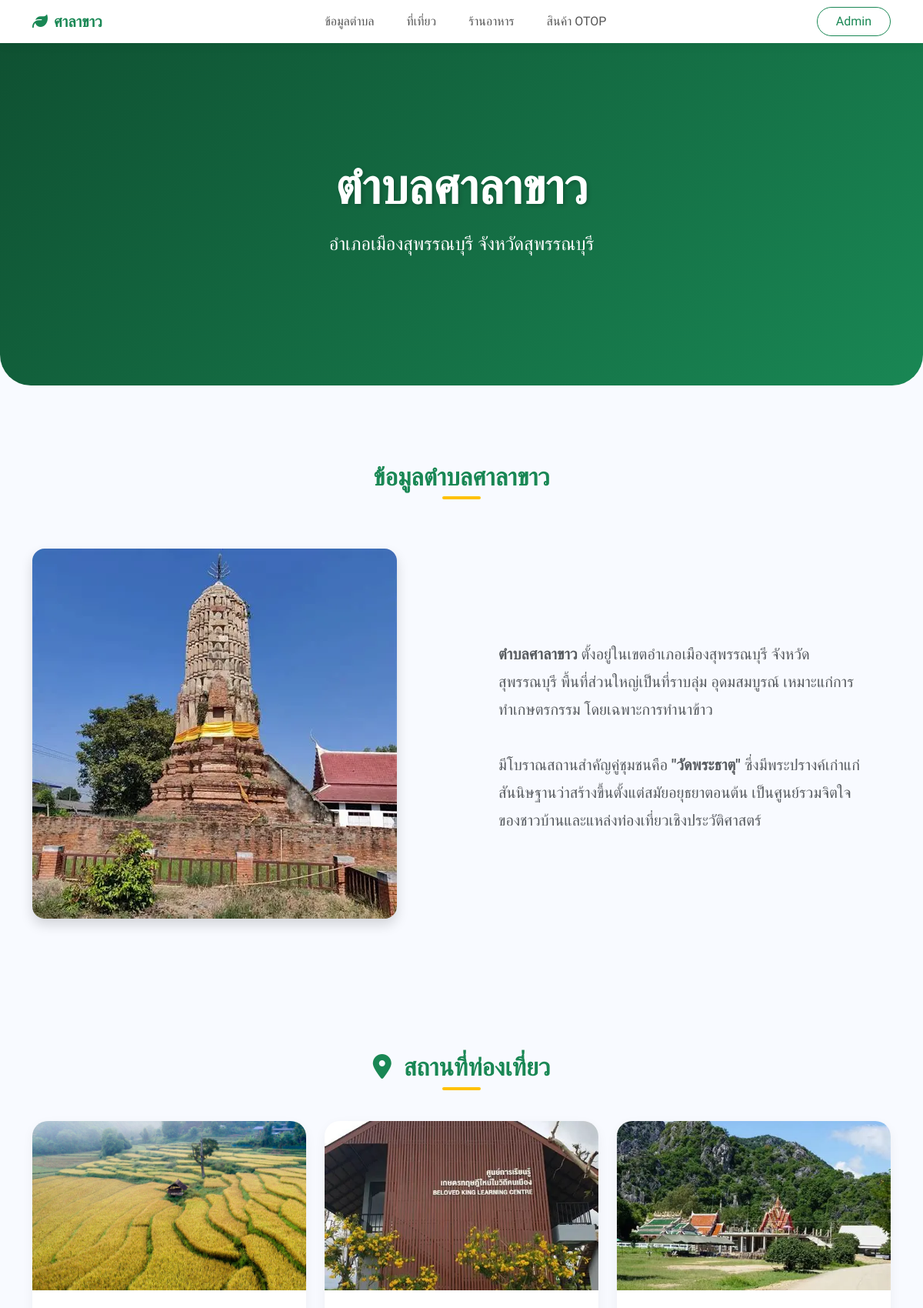
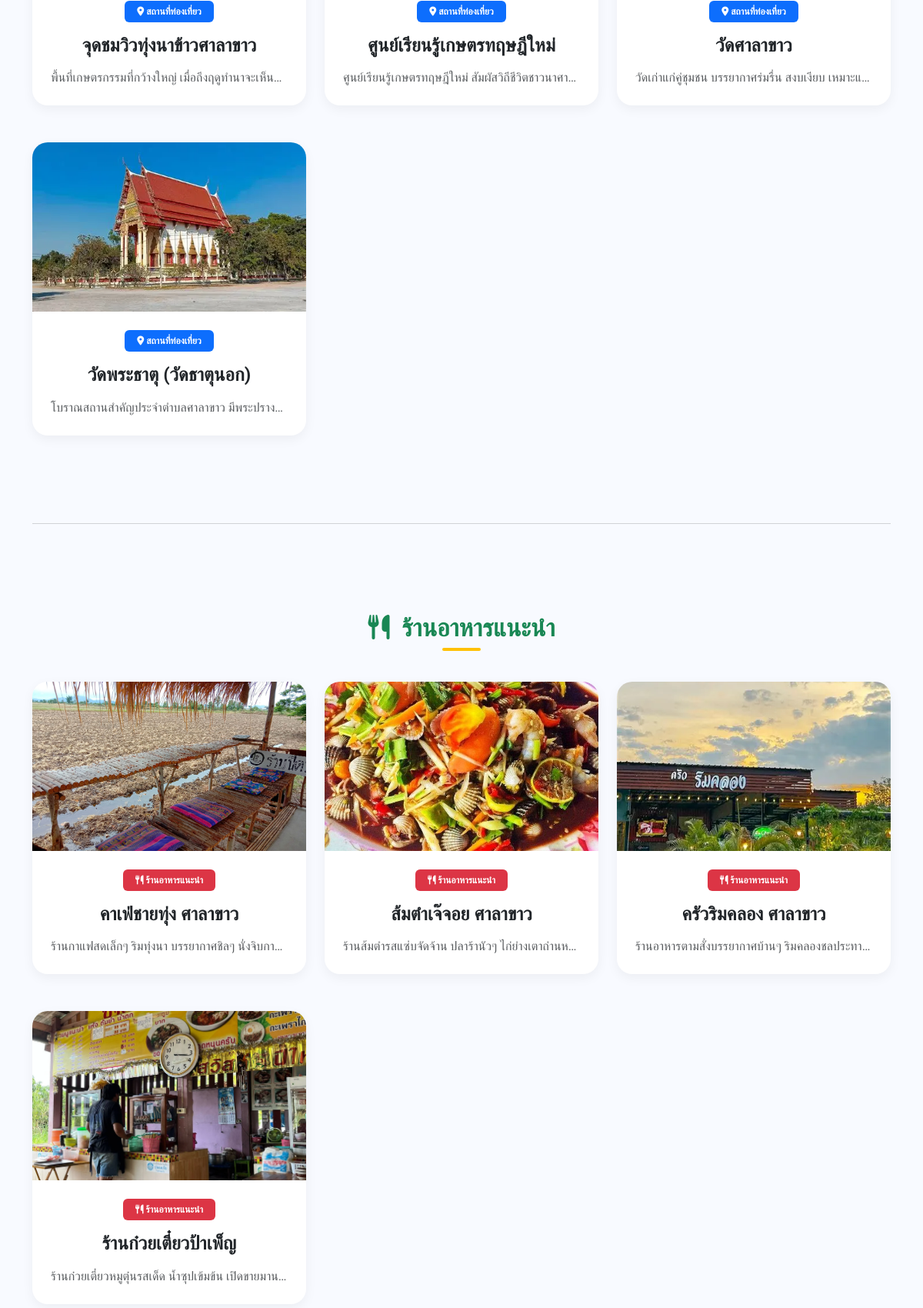
The page / (upper part) on the database its author committed (2 pictures, top to bottom).
### tables this page shows
CREATE TABLE `items` (
  `id` int(11) NOT NULL,
  `title` varchar(255) NOT NULL,
  `description` text DEFAULT NULL,
  `location` varchar(255) DEFAULT NULL,
  `highlight_info` varchar(255) DEFAULT NULL,
  `image_name` varchar(255) DEFAULT NULL,
  `category` enum('tourist','restaurant','otop') NOT NULL,
  `created_at` timestamp NOT NULL DEFAULT current_timestamp()
);

### index.php (the view, shortened to what this page needs)
<?php require_once 'db_connect.php'; ?>
<!DOCTYPE html>
<html lang="th">
<head>
    <link href="https://cdn.jsdelivr.net/npm/bootstrap@5.3.0/dist/css/bootstrap.min.css" rel="stylesheet">
    <link rel="stylesheet" href="https://cdnjs.cloudflare.com/ajax/libs/font-awesome/6.4.0/css/all.min.css">
    <link href="https://unpkg.com/aos@2.3.1/dist/aos.css" rel="stylesheet">
</head>
<body data-bs-spy="scroll" data-bs-target="#navbar-example" data-bs-smooth-scroll="true" tabindex="0">
<nav id="navbar-example" class="navbar navbar-expand-lg sticky-top px-3">
  <div class="container">
    <a class="navbar-brand fw-bold text-success" href="#"><i class="fa-solid fa-leaf me-2"></i>ศาลาขาว</a>
    <div class="collapse navbar-collapse" id="navbarNav">
      <ul class="navbar-nav mx-auto">
        <li class="nav-item"><a class="nav-link px-3" href="#section-history">ข้อมูลตำบล</a></li>
        <li class="nav-item"><a class="nav-link px-3" href="#section-tourist">ที่เที่ยว</a></li>
        <li class="nav-item"><a class="nav-link px-3" href="#section-restaurant">ร้านอาหาร</a></li>
        <li class="nav-item"><a class="nav-link px-3" href="#section-otop">สินค้า OTOP</a></li>
      </ul>
      <a href="admin/login.php" class="btn btn-outline-success rounded-pill px-4">Admin</a>
    </div>
  </div>
</nav>
<div class="hero-banner" data-aos="zoom-in">
    <div class="container">
        <h1 data-aos="fade-up" data-aos-delay="200">ตำบลศาลาขาว</h1>
        <p class="mt-3 fs-4" data-aos="fade-up" data-aos-delay="400">อำเภอเมืองสุพรรณบุรี จังหวัดสุพรรณบุรี</p>
    </div>
</div>
<div class="container">
    <section id="section-history" data-aos="fade-up">
        <div class="text-center"><h2 class="section-title">ข้อมูลตำบลศาลาขาว</h2></div>
        <div class="row align-items-center mt-4">
            <div class="col-lg-6 mb-4">
                <img src="uploads/1.jpg" class="img-fluid rounded-4 shadow" alt="ประวัติ">
            </div>
            <div class="col-lg-6 px-lg-5">
                <p class="fs-5 text-muted" style="line-height: 1.8;">
                    <b>ตำบลศาลาขาว</b> ตั้งอยู่ในเขตอำเภอเมืองสุพรรณบุรี จังหวัดสุพรรณบุรี พื้นที่ส่วนใหญ่เป็นที่ราบลุ่ม อุดมสมบูรณ์ เหมาะแก่การทำเกษตรกรรม โดยเฉพาะการทำนาข้าว
                    <br><br>มีโบราณสถานสำคัญคู่ชุมชนคือ <b>"วัดพระธาตุ"</b> ซึ่งมีพระปรางค์เก่าแก่ สันนิษฐานว่าสร้างขึ้นตั้งแต่สมัยอยุธยาตอนต้น เป็นศูนย์รวมจิตใจของชาวบ้านและแหล่งท่องเที่ยวเชิงประวัติศาสตร์
                </p>
            </div>
        </div>
    </section>
    <?php
    $stmt = $conn->query("SELECT * FROM items ORDER BY id DESC");
    $allItems = $stmt->fetchAll(PDO::FETCH_ASSOC);
    function renderSection($items, $category, $title, $icon, $badgeClass) {
        echo '<section id="section-'.$category.'">';
        echo '<div class="text-center"><h2 class="section-title"><i class="'.$icon.' me-2"></i> '.$title.'</h2></div>';
        echo '<div class="row">';
        $count = 0; $delay = 100;
        foreach ($items as $row) {
            if ($row['category'] == $category) {
                $img_src = (strpos($row['image_name'], 'http') === 0) ? $row['image_name'] : 'uploads/' . $row['image_name'];
                echo '
                <div class="col-lg-4 col-md-6 mb-5" data-aos="fade-up" data-aos-delay="'.$delay.'">
                    <a href="detail.php?id='.$row['id'].'" class="card h-100">
                        <img src="'.$img_src.'" class="card-img-top" alt="ภาพ">
                        <div class="card-body p-4 text-center">
                            <span class="badge '.$badgeClass.' mb-3 px-3 py-2"><i class="'.$icon.'"></i> '.$title.'</span>
                            <h4 class="fw-bold mb-3">'.htmlspecialchars($row['title']).'</h4>
                            <p class="text-muted text-truncate mb-0">'.htmlspecialchars($row['description']).'</p>
                        </div>
                    </a>
                </div>';
                $delay += 100;
            }
        }
        echo '</div></section>';
    }
    ?>
    <?php renderSection($allItems, 'tourist', 'สถานที่ท่องเที่ยว', 'fa-solid fa-location-dot', 'bg-primary'); ?>
    <hr class="text-muted opacity-25">
</div>
</body>
</html>

### index.php (style rules this page uses)
body { background-color: #f8faff; font-family: 'Prompt', sans-serif; position: relative; }
.navbar { background-color: rgba(255, 255, 255, 0.95); box-shadow: 0 2px 15px rgba(0,0,0,0.05); backdrop-filter: blur(10px); }
.nav-link { font-weight: 500; color: #555; margin: 0 5px; border-radius: 20px; transition: 0.3s; }
.hero-banner { background: linear-gradient(135deg, #0f5132 0%, #198754 100%); color: white; padding: 150px 0; text-align: center; border-bottom-left-radius: 40px; border-bottom-right-radius: 40px; }
.hero-banner h1 { font-weight: 700; font-size: 4rem; text-shadow: 2px 2px 5px rgba(0,0,0,0.2); }
.section-title { font-weight: 700; color: #198754; margin-bottom: 50px; position: relative; display: inline-block; }
.section-title::after { content: ''; position: absolute; width: 50px; height: 4px; background: #ffc107; bottom: -10px; left: 50%; transform: translateX(-50%); border-radius: 2px; }
.card { border: none; border-radius: 20px; transition: all 0.4s ease; box-shadow: 0 5px 15px rgba(0,0,0,0.05); text-decoration: none !important; color: inherit; cursor: pointer; }
.card-img-top { height: 220px; object-fit: cover; border-top-left-radius: 20px; border-top-right-radius: 20px; }
section { padding-top: 100px; padding-bottom: 50px; }
html { scroll-behavior: smooth; scroll-padding-top: 80px; }

### rows shown on the page
items: image_name (picture), title "สถานที่ท่องเที่ยว", title "จุดชมวิวทุ่งนาข้าวศาลาขาว", description "พื้นที่เกษตรกรรมที่กว้างใหญ่ เมื่อถึงฤดูทำนาจะเห็น…"
items: image_name (picture), title "สถานที่ท่องเที่ยว", title "ศูนย์เรียนรู้เกษตรทฤษฎีใหม่", description "ศูนย์เรียนรู้เกษตรทฤษฎีใหม่ สัมผัสวิถีชีวิตชาวนาศา…"
items: image_name (picture), title "สถานที่ท่องเที่ยว", title "วัดศาลาขาว", description "วัดเก่าแก่คู่ชุมชน บรรยากาศร่มรื่น สงบเงียบ เหมาะแ…"
items: image_name (picture), title "สถานที่ท่องเที่ยว", title "วัดพระธาตุ (วัดธาตุนอก)", description "โบราณสถานสำคัญประจำตำบลศาลาขาว มีพระปราง…"
items: image_name (picture), title "ร้านอาหารแนะนำ", title "คาเฟ่ชายทุ่ง ศาลาขาว", description "ร้านกาแฟสดเล็กๆ ริมทุ่งนา บรรยากาศชิลๆ นั่งจิบกา…"
items: image_name (picture), title "ร้านอาหารแนะนำ", title "ส้มตำเจ๊จอย ศาลาขาว", description "ร้านส้มตำรสแซ่บจัดจ้าน ปลาร้านัวๆ ไก่ย่างเตาถ่านห…"
items: image_name (picture), title "ร้านอาหารแนะนำ", title "ครัวริมคลอง ศาลาขาว", description "ร้านอาหารตามสั่งบรรยากาศบ้านๆ ริมคลองชลประทา…"
items: image_name (picture), title "ร้านอาหารแนะนำ", title "ร้านก๋วยเตี๋ยวป้าเพ็ญ", description "ร้านก๋วยเตี๋ยวหมูตุ๋นรสเด็ด น้ำซุปเข้มข้น เปิดขายมาน…"

### other values the page prints
$title "สถานที่ท่องเที่ยว ร้านอาหารแนะนำ"
